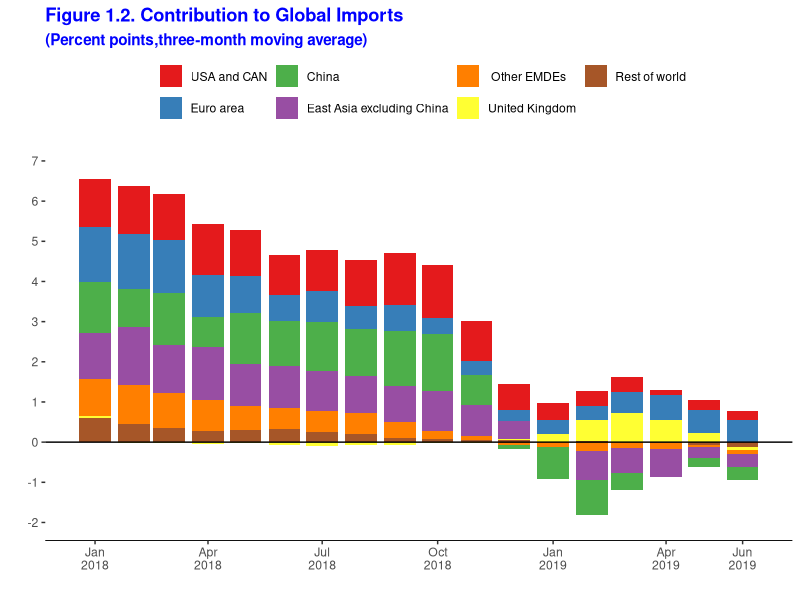

The R source for this figure:
## ---- chunk 1
knitr::opts_chunk$set(echo = TRUE)
## ---- chunk 2
#Bilioteki wczytywane na bieżąco 
data <- read.csv("dane.csv")
library(reshape2)
library("zoo")
# przetwarzanie danych tak aby pasowały do ggplota2
melted_data <- melt(data)
melted_data$X <- paste(substr(melted_data$X,1,4),(substr(melted_data$X,6,7)),sep="/")

melted_data$X <- as.Date(as.yearmon(melted_data$X,format="%Y/%m"))

## ---- chunk 3
# najpier podstawowy wykres z linią w 0 
library(ggplot2)
plot <- ggplot(melted_data,aes(x=X,y=value))+geom_col(aes(fill=variable))+
  theme(panel.grid.major = element_blank(),panel.background = element_blank(),
        axis.line.x.bottom =  element_line(color="black", size = 0.3,linetype="solid"))+
        coord_cartesian( ylim = c(-2, 7))+geom_hline(yintercept=0)
# tworzenie break point do osi X 
break1 <- as.Date(c("2018-01-01","2018-04-01","2018-07-01","2018-10-01","2019-01-01","2019-04-01","2019-06-01"))
#label do osi X
pointer <- 1 
label1 <- c(1:7)
year <- c(rep("2018",4),rep("2019",3))
for (i in c("Jan","Apr","Jul","Oct",
           "Jan","Apr","Jun")){
  label1[pointer] <- paste(i,year[pointer],sep="\n")
  pointer = pointer + 1
}
# dodawanie opisu skali ośi oraz ustawieni opisu  i zmiana kolorów 
library(RColorBrewer)

plot<- plot+scale_y_continuous( breaks = c(-2:7),labels = c(-2:7),name = "")+
  scale_x_date(breaks=break1,
  labels = label1,name="")+scale_fill_brewer(name = "", 
  labels = c("USA and CAN", "Euro area", "China",
  "East Asia excluding China"," Other EMDEs",
  "United Kingdom","Rest of world"),
  palette="Set1")+theme(legend.position = "top")

# dodawanie tytułu 
plot<- plot+ggtitle("Figure 1.2. Contribution to Global Imports") + 
  labs(subtitle="(Percent points,three-month moving average)")+
  theme(plot.title = element_text(lineheight=.8, face="bold",color = "Blue"),
        plot.subtitle =   element_text(lineheight=.8, face="bold",color = "Blue"))
plot
